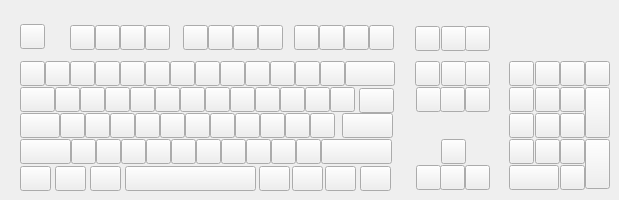
    <widget class="QWidget" name="tab_3">
     <attribute name="title">
      <string>Page</string>
     </attribute>
     <widget class="QPushButton" name="pos110_4">
      <property name="geometry">
       <rect>
        <x>20</x>
        <y>24</y>
        <width>25</width>
        <height>25</height>
       </rect>
      </property>
      <property name="text">
       <string/>
      </property>
     </widget>
     <widget class="QPushButton" name="pos081_3">
      <property name="geometry">
       <rect>
        <x>440</x>
        <y>87</y>
        <width>25</width>
        <height>25</height>
       </rect>
      </property>
      <property name="text">
       <string/>
      </property>
     </widget>
     <widget class="QPushButton" name="pos037_3">
      <property name="geometry">
       <rect>
        <x>210</x>
        <y>113</y>
        <width>25</width>
        <height>25</height>
       </rect>
      </property>
      <property name="text">
       <string/>
      </property>
     </widget>
     <widget class="QPushButton" name="pos001_3">
      <property name="geometry">
       <rect>
        <x>20</x>
        <y>61</y>
        <width>25</width>
        <height>25</height>
       </rect>
      </property>
      <property name="text">
       <string/>
      </property>
     </widget>
     <widget class="QPushButton" name="pos049_3">
      <property name="geometry">
       <rect>
        <x>146</x>
        <y>139</y>
        <width>25</width>
        <height>25</height>
       </rect>
      </property>
      <property name="text">
       <string/>
      </property>
     </widget>
     <widget class="QPushButton" name="pos095_3">
      <property name="geometry">
       <rect>
        <x>535</x>
        <y>61</y>
        <width>25</width>
        <height>25</height>
       </rect>
      </property>
      <property name="text">
       <string/>
      </property>
     </widget>
     <widget class="QPushButton" name="pos006_3">
      <property name="geometry">
       <rect>
        <x>145</x>
        <y>61</y>
        <width>25</width>
        <height>25</height>
       </rect>
      </property>
      <property name="text">
       <string/>
      </property>
     </widget>
     <widget class="QPushButton" name="pos003_3">
      <property name="geometry">
       <rect>
        <x>70</x>
        <y>61</y>
        <width>25</width>
        <height>25</height>
       </rect>
      </property>
      <property name="text">
       <string/>
      </property>
     </widget>
     <widget class="QPushButton" name="pos047_3">
      <property name="geometry">
       <rect>
        <x>96</x>
        <y>139</y>
        <width>25</width>
        <height>25</height>
       </rect>
      </property>
      <property name="text">
       <string/>
      </property>
     </widget>
     <widget class="QPushButton" name="pos102_3">
      <property name="geometry">
       <rect>
        <x>560</x>
        <y>113</y>
        <width>25</width>
        <height>25</height>
       </rect>
      </property>
      <property name="text">
       <string/>
      </property>
     </widget>
     <widget class="QPushButton" name="pos007_3">
      <property name="geometry">
       <rect>
        <x>170</x>
        <y>61</y>
        <width>25</width>
        <height>25</height>
       </rect>
      </property>
      <property name="text">
       <string/>
      </property>
     </widget>
     <widget class="QPushButton" name="pos004_3">
      <property name="geometry">
       <rect>
        <x>95</x>
        <y>61</y>
        <width>25</width>
        <height>25</height>
       </rect>
      </property>
      <property name="text">
       <string/>
      </property>
     </widget>
     <widget class="QPushButton" name="pos091_3">
      <property name="geometry">
       <rect>
        <x>509</x>
        <y>87</y>
        <width>25</width>
        <height>25</height>
       </rect>
      </property>
      <property name="text">
       <string/>
      </property>
     </widget>
     <widget class="QPushButton" name="pos016_4">
      <property name="geometry">
       <rect>
        <x>20</x>
        <y>87</y>
        <width>35</width>
        <height>25</height>
       </rect>
      </property>
      <property name="text">
       <string/>
      </property>
     </widget>
     <widget class="QPushButton" name="pos104_3">
      <property name="geometry">
       <rect>
        <x>560</x>
        <y>165</y>
        <width>25</width>
        <height>25</height>
       </rect>
      </property>
      <property name="text">
       <string/>
      </property>
     </widget>
     <widget class="QPushButton" name="pos092_3">
      <property name="geometry">
       <rect>
        <x>509</x>
        <y>113</y>
        <width>25</width>
        <height>25</height>
       </rect>
      </property>
      <property name="text">
       <string/>
      </property>
     </widget>
     <widget class="QPushButton" name="pos118_3">
      <property name="geometry">
       <rect>
        <x>294</x>
        <y>25</y>
        <width>25</width>
        <height>25</height>
       </rect>
      </property>
      <property name="text">
       <string/>
      </property>
     </widget>
     <widget class="QPushButton" name="pos018_3">
      <property name="geometry">
       <rect>
        <x>80</x>
        <y>87</y>
        <width>25</width>
        <height>25</height>
       </rect>
      </property>
      <property name="text">
       <string/>
      </property>
     </widget>
     <widget class="QPushButton" name="pos054_3">
      <property name="geometry">
       <rect>
        <x>271</x>
        <y>139</y>
        <width>25</width>
        <height>25</height>
       </rect>
      </property>
      <property name="text">
       <string/>
      </property>
     </widget>
     <widget class="QPushButton" name="pos020_3">
      <property name="geometry">
       <rect>
        <x>130</x>
        <y>87</y>
        <width>25</width>
        <height>25</height>
       </rect>
      </property>
      <property name="text">
       <string/>
      </property>
     </widget>
     <widget class="QPushButton" name="pos112_3">
      <property name="geometry">
       <rect>
        <x>120</x>
        <y>25</y>
        <width>25</width>
        <height>25</height>
       </rect>
      </property>
      <property name="text">
       <string/>
      </property>
     </widget>
     <widget class="QPushButton" name="pos090_3">
      <property name="geometry">
       <rect>
        <x>509</x>
        <y>61</y>
        <width>25</width>
        <height>25</height>
       </rect>
      </property>
      <property name="text">
       <string/>
      </property>
     </widget>
     <widget class="QPushButton" name="pos111_3">
      <property name="geometry">
       <rect>
        <x>95</x>
        <y>25</y>
        <width>25</width>
        <height>25</height>
       </rect>
      </property>
      <property name="text">
       <string/>
      </property>
     </widget>
     <widget class="QPushButton" name="pos022_3">
      <property name="geometry">
       <rect>
        <x>180</x>
        <y>87</y>
        <width>25</width>
        <height>25</height>
       </rect>
      </property>
      <property name="text">
       <string/>
      </property>
     </widget>
     <widget class="QPushButton" name="pos005_3">
      <property name="geometry">
       <rect>
        <x>120</x>
        <y>61</y>
        <width>25</width>
        <height>25</height>
       </rect>
      </property>
      <property name="text">
       <string/>
      </property>
     </widget>
     <widget class="QPushButton" name="pos113_3">
      <property name="geometry">
       <rect>
        <x>145</x>
        <y>25</y>
        <width>25</width>
        <height>25</height>
       </rect>
      </property>
      <property name="text">
       <string/>
      </property>
     </widget>
     <widget class="QPushButton" name="pos016_5">
      <property name="geometry">
       <rect>
        <x>359</x>
        <y>88</y>
        <width>35</width>
        <height>25</height>
       </rect>
      </property>
      <property name="text">
       <string/>
      </property>
     </widget>
     <widget class="QPushButton" name="pos057_3">
      <property name="geometry">
       <rect>
        <x>321</x>
        <y>139</y>
        <width>71</width>
        <height>25</height>
       </rect>
      </property>
      <property name="text">
       <string/>
      </property>
     </widget>
     <widget class="QPushButton" name="pos086_3">
      <property name="geometry">
       <rect>
        <x>465</x>
        <y>87</y>
        <width>25</width>
        <height>25</height>
       </rect>
      </property>
      <property name="text">
       <string/>
      </property>
     </widget>
     <widget class="QPushButton" name="pos061_3">
      <property name="geometry">
       <rect>
        <x>125</x>
        <y>166</y>
        <width>131</width>
        <height>25</height>
       </rect>
      </property>
      <property name="text">
       <string/>
      </property>
     </widget>
     <widget class="QPushButton" name="pos082_3">
      <property name="geometry">
       <rect>
        <x>441</x>
        <y>139</y>
        <width>25</width>
        <height>25</height>
       </rect>
      </property>
      <property name="text">
       <string/>
      </property>
     </widget>
     <widget class="QPushButton" name="pos085_4">
      <property name="geometry">
       <rect>
        <x>465</x>
        <y>26</y>
        <width>25</width>
        <height>25</height>
       </rect>
      </property>
      <property name="text">
       <string/>
      </property>
     </widget>
     <widget class="QPushButton" name="pos110_5">
      <property name="geometry">
       <rect>
        <x>70</x>
        <y>25</y>
        <width>25</width>
        <height>25</height>
       </rect>
      </property>
      <property name="text">
       <string/>
      </property>
     </widget>
     <widget class="QPushButton" name="pos010_3">
      <property name="geometry">
       <rect>
        <x>245</x>
        <y>61</y>
        <width>25</width>
        <height>25</height>
       </rect>
      </property>
      <property name="text">
       <string/>
      </property>
     </widget>
     <widget class="QPushButton" name="pos052_3">
      <property name="geometry">
       <rect>
        <x>221</x>
        <y>139</y>
        <width>25</width>
        <height>25</height>
       </rect>
      </property>
      <property name="text">
       <string/>
      </property>
     </widget>
     <widget class="QPushButton" name="pos012_3">
      <property name="geometry">
       <rect>
        <x>295</x>
        <y>61</y>
        <width>25</width>
        <height>25</height>
       </rect>
      </property>
      <property name="text">
       <string/>
      </property>
     </widget>
     <widget class="QPushButton" name="pos096_3">
      <property name="geometry">
       <rect>
        <x>535</x>
        <y>87</y>
        <width>25</width>
        <height>25</height>
       </rect>
      </property>
      <property name="text">
       <string/>
      </property>
     </widget>
     <widget class="QPushButton" name="pos120_3">
      <property name="geometry">
       <rect>
        <x>344</x>
        <y>25</y>
        <width>25</width>
        <height>25</height>
       </rect>
      </property>
      <property name="text">
       <string/>
      </property>
     </widget>
     <widget class="QPushButton" name="pos041_3">
      <property name="geometry">
       <rect>
        <x>310</x>
        <y>113</y>
        <width>25</width>
        <height>25</height>
       </rect>
      </property>
      <property name="text">
       <string/>
      </property>
     </widget>
     <widget class="QPushButton" name="pos080_4">
      <property name="geometry">
       <rect>
        <x>441</x>
        <y>61</y>
        <width>25</width>
        <height>25</height>
       </rect>
      </property>
      <property name="text">
       <string/>
      </property>
     </widget>
     <widget class="QPushButton" name="pos025_3">
      <property name="geometry">
       <rect>
        <x>255</x>
        <y>87</y>
        <width>25</width>
        <height>25</height>
       </rect>
      </property>
      <property name="text">
       <string/>
      </property>
     </widget>
     <widget class="QPushButton" name="pos083_3">
      <property name="geometry">
       <rect>
        <x>440</x>
        <y>165</y>
        <width>25</width>
        <height>25</height>
       </rect>
      </property>
      <property name="text">
       <string/>
      </property>
     </widget>
     <widget class="QPushButton" name="pos040_3">
      <property name="geometry">
       <rect>
        <x>285</x>
        <y>113</y>
        <width>25</width>
        <height>25</height>
       </rect>
      </property>
      <property name="text">
       <string/>
      </property>
     </widget>
     <widget class="QPushButton" name="pos101_3">
      <property name="geometry">
       <rect>
        <x>560</x>
        <y>87</y>
        <width>25</width>
        <height>25</height>
       </rect>
      </property>
      <property name="text">
       <string/>
      </property>
     </widget>
     <widget class="QPushButton" name="pos019_3">
      <property name="geometry">
       <rect>
        <x>105</x>
        <y>87</y>
        <width>25</width>
        <height>25</height>
       </rect>
      </property>
      <property name="text">
       <string/>
      </property>
     </widget>
     <widget class="QPushButton" name="pos064_3">
      <property name="geometry">
       <rect>
        <x>360</x>
        <y>166</y>
        <width>31</width>
        <height>25</height>
       </rect>
      </property>
      <property name="text">
       <string/>
      </property>
     </widget>
     <widget class="QPushButton" name="pos032_3">
      <property name="geometry">
       <rect>
        <x>85</x>
        <y>113</y>
        <width>25</width>
        <height>25</height>
       </rect>
      </property>
      <property name="text">
       <string/>
      </property>
     </widget>
     <widget class="QPushButton" name="pos043_3">
      <property name="geometry">
       <rect>
        <x>342</x>
        <y>113</y>
        <width>51</width>
        <height>25</height>
       </rect>
      </property>
      <property name="text">
       <string/>
      </property>
     </widget>
     <widget class="QPushButton" name="pos023_3">
      <property name="geometry">
       <rect>
        <x>205</x>
        <y>87</y>
        <width>25</width>
        <height>25</height>
       </rect>
      </property>
      <property name="text">
       <string/>
      </property>
     </widget>
     <widget class="QPushButton" name="pos085_5">
      <property name="geometry">
       <rect>
        <x>465</x>
        <y>61</y>
        <width>25</width>
        <height>25</height>
       </rect>
      </property>
      <property name="text">
       <string/>
      </property>
     </widget>
     <widget class="QPushButton" name="pos039_3">
      <property name="geometry">
       <rect>
        <x>260</x>
        <y>113</y>
        <width>25</width>
        <height>25</height>
       </rect>
      </property>
      <property name="text">
       <string/>
      </property>
     </widget>
     <widget class="QPushButton" name="pos115_3">
      <property name="geometry">
       <rect>
        <x>208</x>
        <y>25</y>
        <width>25</width>
        <height>25</height>
       </rect>
      </property>
      <property name="text">
       <string/>
      </property>
     </widget>
     <widget class="QPushButton" name="pos021_3">
      <property name="geometry">
       <rect>
        <x>155</x>
        <y>87</y>
        <width>25</width>
        <height>25</height>
       </rect>
      </property>
      <property name="text">
       <string/>
      </property>
     </widget>
     <widget class="QPushButton" name="pos013_3">
      <property name="geometry">
       <rect>
        <x>320</x>
        <y>61</y>
        <width>25</width>
        <height>25</height>
       </rect>
      </property>
      <property name="text">
       <string/>
      </property>
     </widget>
     <widget class="QPushButton" name="pos002_3">
      <property name="geometry">
       <rect>
        <x>45</x>
        <y>61</y>
        <width>25</width>
        <height>25</height>
       </rect>
      </property>
      <property name="text">
       <string/>
      </property>
     </widget>
     <widget class="QPushButton" name="pos017_3">
      <property name="geometry">
       <rect>
        <x>55</x>
        <y>87</y>
        <width>25</width>
        <height>25</height>
       </rect>
      </property>
      <property name="whatsThis">
       <string>&lt;html&gt;&lt;head/&gt;&lt;body&gt;&lt;p&gt;F13&lt;/p&gt;&lt;/body&gt;&lt;/html&gt;</string>
      </property>
      <property name="text">
       <string/>
      </property>
      <property name="checkable">
       <bool>false</bool>
      </property>
     </widget>
     <widget class="QPushButton" name="pos036_3">
      <property name="geometry">
       <rect>
        <x>185</x>
        <y>113</y>
        <width>25</width>
        <height>25</height>
       </rect>
      </property>
      <property name="text">
       <string/>
      </property>
     </widget>
     <widget class="QPushButton" name="pos015_3">
      <property name="geometry">
       <rect>
        <x>345</x>
        <y>61</y>
        <width>50</width>
        <height>25</height>
       </rect>
      </property>
      <property name="text">
       <string/>
      </property>
     </widget>
     <widget class="QPushButton" name="pos099_3">
      <property name="geometry">
       <rect>
        <x>509</x>
        <y>165</y>
        <width>50</width>
        <height>25</height>
       </rect>
      </property>
      <property name="text">
       <string/>
      </property>
     </widget>
     <widget class="QPushButton" name="pos024_3">
      <property name="geometry">
       <rect>
        <x>230</x>
        <y>87</y>
        <width>25</width>
        <height>25</height>
       </rect>
      </property>
      <property name="text">
       <string/>
      </property>
     </widget>
     <widget class="QPushButton" name="pos117_3">
      <property name="geometry">
       <rect>
        <x>258</x>
        <y>25</y>
        <width>25</width>
        <height>25</height>
       </rect>
      </property>
      <property name="text">
       <string/>
      </property>
     </widget>
     <widget class="QPushButton" name="pos075_4">
      <property name="geometry">
       <rect>
        <x>415</x>
        <y>26</y>
        <width>25</width>
        <height>25</height>
       </rect>
      </property>
      <property name="text">
       <string/>
      </property>
     </widget>
     <widget class="QPushButton" name="pos080_5">
      <property name="geometry">
       <rect>
        <x>441</x>
        <y>26</y>
        <width>25</width>
        <height>25</height>
       </rect>
      </property>
      <property name="text">
       <string/>
      </property>
     </widget>
     <widget class="QPushButton" name="pos103_3">
      <property name="geometry">
       <rect>
        <x>560</x>
        <y>139</y>
        <width>25</width>
        <height>25</height>
       </rect>
      </property>
      <property name="text">
       <string/>
      </property>
     </widget>
     <widget class="QPushButton" name="pos093_3">
      <property name="geometry">
       <rect>
        <x>509</x>
        <y>139</y>
        <width>25</width>
        <height>25</height>
       </rect>
      </property>
      <property name="text">
       <string/>
      </property>
     </widget>
     <widget class="QPushButton" name="pos098_3">
      <property name="geometry">
       <rect>
        <x>535</x>
        <y>139</y>
        <width>25</width>
        <height>25</height>
       </rect>
      </property>
      <property name="text">
       <string/>
      </property>
     </widget>
     <widget class="QPushButton" name="pos050_3">
      <property name="geometry">
       <rect>
        <x>171</x>
        <y>139</y>
        <width>25</width>
        <height>25</height>
       </rect>
      </property>
      <property name="text">
       <string/>
      </property>
     </widget>
     <widget class="QPushButton" name="pos088_3">
      <property name="geometry">
       <rect>
        <x>465</x>
        <y>165</y>
        <width>25</width>
        <height>25</height>
       </rect>
      </property>
      <property name="text">
       <string/>
      </property>
     </widget>
     <widget class="QPushButton" name="pos105_3">
      <property name="geometry">
       <rect>
        <x>585</x>
        <y>61</y>
        <width>25</width>
        <height>25</height>
       </rect>
      </property>
      <property name="text">
       <string/>
      </property>
     </widget>
     <widget class="QPushButton" name="pos097_3">
      <property name="geometry">
       <rect>
        <x>535</x>
        <y>113</y>
        <width>25</width>
        <height>25</height>
       </rect>
      </property>
      <property name="text">
       <string/>
      </property>
     </widget>
     <widget class="QPushButton" name="pos038_3">
      <property name="geometry">
       <rect>
        <x>235</x>
        <y>113</y>
        <width>25</width>
        <height>25</height>
       </rect>
      </property>
      <property name="text">
       <string/>
      </property>
     </widget>
     <widget class="QPushButton" name="pos035_3">
      <property name="geometry">
       <rect>
        <x>160</x>
        <y>113</y>
        <width>25</width>
        <height>25</height>
       </rect>
      </property>
      <property name="text">
       <string/>
      </property>
     </widget>
     <widget class="QPushButton" name="pos076_3">
      <property name="geometry">
       <rect>
        <x>416</x>
        <y>87</y>
        <width>25</width>
        <height>25</height>
       </rect>
      </property>
      <property name="text">
       <string/>
      </property>
     </widget>
     <widget class="QPushButton" name="pos121_3">
      <property name="geometry">
       <rect>
        <x>369</x>
        <y>25</y>
        <width>25</width>
        <height>25</height>
       </rect>
      </property>
      <property name="text">
       <string/>
      </property>
     </widget>
     <widget class="QPushButton" name="pos027_3">
      <property name="geometry">
       <rect>
        <x>305</x>
        <y>87</y>
        <width>25</width>
        <height>25</height>
       </rect>
      </property>
      <property name="text">
       <string/>
      </property>
     </widget>
     <widget class="QPushButton" name="pos058_3">
      <property name="geometry">
       <rect>
        <x>20</x>
        <y>166</y>
        <width>31</width>
        <height>25</height>
       </rect>
      </property>
      <property name="text">
       <string/>
      </property>
     </widget>
     <widget class="QPushButton" name="pos100_3">
      <property name="geometry">
       <rect>
        <x>560</x>
        <y>61</y>
        <width>25</width>
        <height>25</height>
       </rect>
      </property>
      <property name="text">
       <string/>
      </property>
     </widget>
     <widget class="QPushButton" name="pos048_3">
      <property name="geometry">
       <rect>
        <x>121</x>
        <y>139</y>
        <width>25</width>
        <height>25</height>
       </rect>
      </property>
      <property name="text">
       <string/>
      </property>
     </widget>
     <widget class="QPushButton" name="pos008_3">
      <property name="geometry">
       <rect>
        <x>195</x>
        <y>61</y>
        <width>25</width>
        <height>25</height>
       </rect>
      </property>
      <property name="text">
       <string/>
      </property>
     </widget>
     <widget class="QPushButton" name="pos051_3">
      <property name="geometry">
       <rect>
        <x>196</x>
        <y>139</y>
        <width>25</width>
        <height>25</height>
       </rect>
      </property>
      <property name="text">
       <string/>
      </property>
     </widget>
     <widget class="QPushButton" name="pos044_5">
      <property name="geometry">
       <rect>
        <x>20</x>
        <y>139</y>
        <width>51</width>
        <height>25</height>
       </rect>
      </property>
      <property name="text">
       <string/>
      </property>
     </widget>
     <widget class="QPushButton" name="pos114_3">
      <property name="geometry">
       <rect>
        <x>183</x>
        <y>25</y>
        <width>25</width>
        <height>25</height>
       </rect>
      </property>
      <property name="text">
       <string/>
      </property>
     </widget>
     <widget class="QPushButton" name="pos011_3">
      <property name="geometry">
       <rect>
        <x>270</x>
        <y>61</y>
        <width>25</width>
        <height>25</height>
       </rect>
      </property>
      <property name="text">
       <string/>
      </property>
     </widget>
     <widget class="QPushButton" name="pos031_3">
      <property name="geometry">
       <rect>
        <x>60</x>
        <y>113</y>
        <width>25</width>
        <height>25</height>
       </rect>
      </property>
      <property name="whatsThis">
       <string>&lt;html&gt;&lt;head/&gt;&lt;body&gt;&lt;p&gt;F13&lt;/p&gt;&lt;/body&gt;&lt;/html&gt;</string>
      </property>
      <property name="text">
       <string/>
      </property>
      <property name="checkable">
       <bool>false</bool>
      </property>
     </widget>
     <widget class="QPushButton" name="pos026_3">
      <property name="geometry">
       <rect>
        <x>280</x>
        <y>87</y>
        <width>25</width>
        <height>25</height>
       </rect>
      </property>
      <property name="text">
       <string/>
      </property>
     </widget>
     <widget class="QPushButton" name="pos028_3">
      <property name="geometry">
       <rect>
        <x>330</x>
        <y>87</y>
        <width>25</width>
        <height>25</height>
       </rect>
      </property>
      <property name="text">
       <string/>
      </property>
     </widget>
     <widget class="QPushButton" name="pos033_3">
      <property name="geometry">
       <rect>
        <x>110</x>
        <y>113</y>
        <width>25</width>
        <height>25</height>
       </rect>
      </property>
      <property name="text">
       <string/>
      </property>
     </widget>
     <widget class="QPushButton" name="pos075_5">
      <property name="geometry">
       <rect>
        <x>415</x>
        <y>61</y>
        <width>25</width>
        <height>25</height>
       </rect>
      </property>
      <property name="text">
       <string/>
      </property>
     </widget>
     <widget class="QPushButton" name="pos030_3">
      <property name="geometry">
       <rect>
        <x>20</x>
        <y>113</y>
        <width>40</width>
        <height>25</height>
       </rect>
      </property>
      <property name="text">
       <string/>
      </property>
     </widget>
     <widget class="QPushButton" name="pos009_3">
      <property name="geometry">
       <rect>
        <x>220</x>
        <y>61</y>
        <width>25</width>
        <height>25</height>
       </rect>
      </property>
      <property name="text">
       <string/>
      </property>
     </widget>
     <widget class="QPushButton" name="pos060_3">
      <property name="geometry">
       <rect>
        <x>90</x>
        <y>166</y>
        <width>31</width>
        <height>25</height>
       </rect>
      </property>
      <property name="text">
       <string/>
      </property>
     </widget>
     <widget class="QPushButton" name="pos078_3">
      <property name="geometry">
       <rect>
        <x>416</x>
        <y>165</y>
        <width>25</width>
        <height>25</height>
       </rect>
      </property>
      <property name="text">
       <string/>
      </property>
     </widget>
     <widget class="QPushButton" name="pos119_3">
      <property name="geometry">
       <rect>
        <x>319</x>
        <y>25</y>
        <width>25</width>
        <height>25</height>
       </rect>
      </property>
      <property name="text">
       <string/>
      </property>
     </widget>
     <widget class="QPushButton" name="pos034_3">
      <property name="geometry">
       <rect>
        <x>135</x>
        <y>113</y>
        <width>25</width>
        <height>25</height>
       </rect>
      </property>
      <property name="text">
       <string/>
      </property>
     </widget>
     <widget class="QPushButton" name="pos046_3">
      <property name="geometry">
       <rect>
        <x>71</x>
        <y>139</y>
        <width>25</width>
        <height>25</height>
       </rect>
      </property>
      <property name="text">
       <string/>
      </property>
     </widget>
     <widget class="QPushButton" name="pos053_3">
      <property name="geometry">
       <rect>
        <x>246</x>
        <y>139</y>
        <width>25</width>
        <height>25</height>
       </rect>
      </property>
      <property name="text">
       <string/>
      </property>
     </widget>
     <widget class="QPushButton" name="pos108_3">
      <property name="geometry">
       <rect>
        <x>585</x>
        <y>139</y>
        <width>25</width>
        <height>50</height>
       </rect>
      </property>
      <property name="text">
       <string/>
      </property>
     </widget>
     <widget class="QPushButton" name="pos062_3">
      <property name="geometry">
       <rect>
        <x>259</x>
        <y>166</y>
        <width>31</width>
        <height>25</height>
       </rect>
      </property>
      <property name="text">
       <string/>
      </property>
     </widget>
     <widget class="QPushButton" name="pos106_3">
      <property name="geometry">
       <rect>
        <x>585</x>
        <y>87</y>
        <width>25</width>
        <height>51</height>
       </rect>
      </property>
      <property name="text">
       <string/>
      </property>
     </widget>
     <widget class="QPushButton" name="pos116_3">
      <property name="geometry">
       <rect>
        <x>233</x>
        <y>25</y>
        <width>25</width>
        <height>25</height>
       </rect>
      </property>
      <property name="text">
       <string/>
      </property>
     </widget>
     <widget class="QPushButton" name="pos055_3">
      <property name="geometry">
       <rect>
        <x>296</x>
        <y>139</y>
        <width>25</width>
        <height>25</height>
       </rect>
      </property>
      <property name="text">
       <string/>
      </property>
     </widget>
     <widget class="QPushButton" name="pos060_4">
      <property name="geometry">
       <rect>
        <x>55</x>
        <y>166</y>
        <width>31</width>
        <height>25</height>
       </rect>
      </property>
      <property name="text">
       <string/>
      </property>
     </widget>
     <widget class="QPushButton" name="pos062_4">
      <property name="geometry">
       <rect>
        <x>292</x>
        <y>166</y>
        <width>31</width>
        <height>25</height>
       </rect>
      </property>
      <property name="text">
       <string/>
      </property>
     </widget>
     <widget class="QPushButton" name="pos062_5">
      <property name="geometry">
       <rect>
        <x>325</x>
        <y>166</y>
        <width>31</width>
        <height>25</height>
       </rect>
      </property>
      <property name="text">
       <string/>
      </property>
     </widget>
    </widget>
